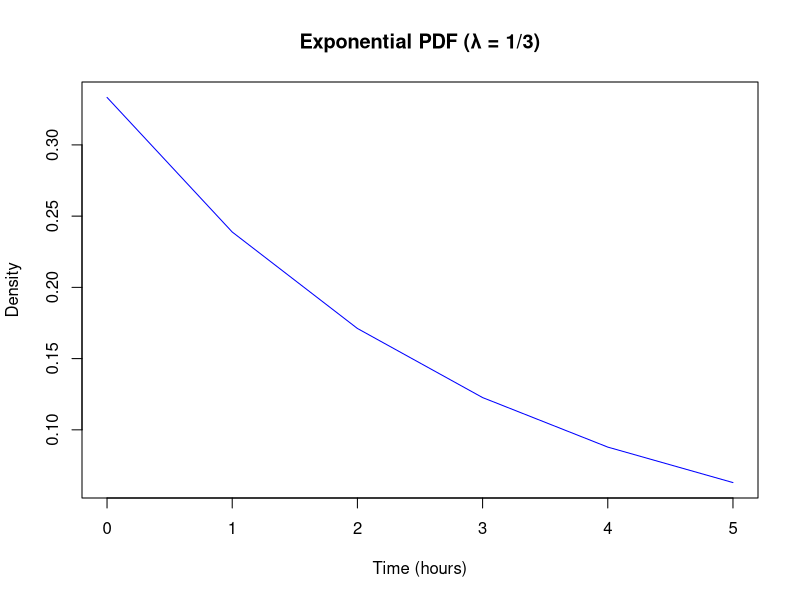
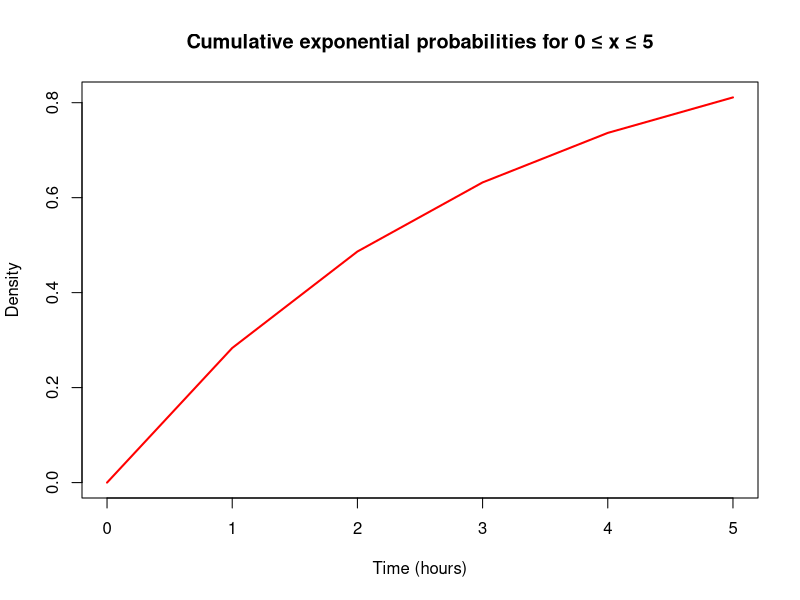
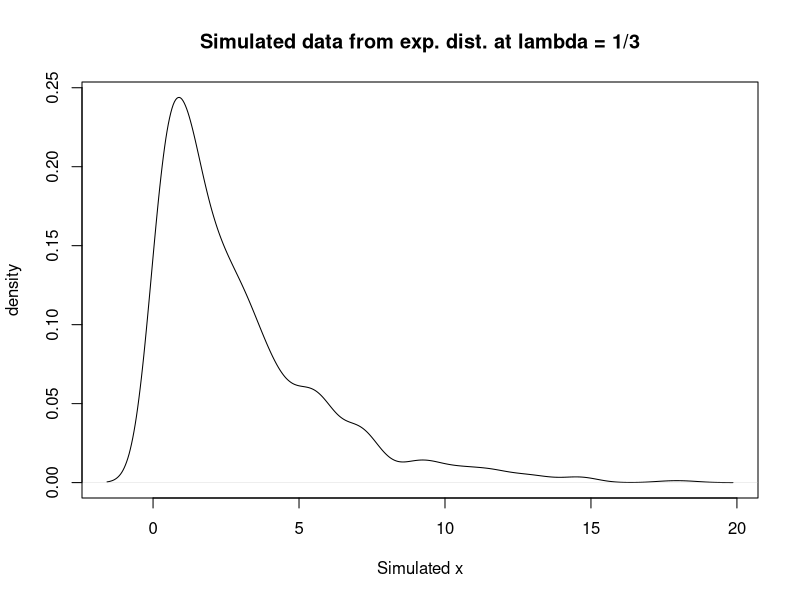
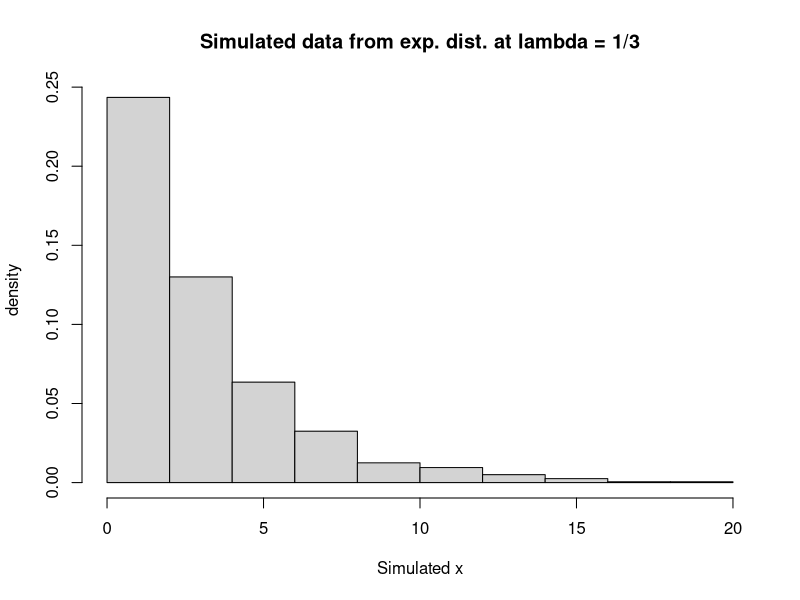

The R source for these figures, in order:
# Ques 1 Uniform Distribution
#a) P(X>45)
p_more_45 = 1 - punif(45, min = 0, max = 60)
# OR p_more_45 = punif(45, min = 0, max = 60, lower.tail = FALSE)

cat("P(X > 45):", p_more_45, "\n")

#b) (20<X<30)
p_in_20_30 = punif(30, min=0, max = 60) - punif(20, min=0, max=60)
cat("P(20 < X < 30):", p_in_20_30, "\n")

# Ques 2 : Exponential lambda = 1/3
#a) Value of density at x=4x=4
p_val_density = dexp(4, 1/3)
cat("Value of density function at x = 4:", p_more_45, "\n")

#b) PDF for 0≤x≤50≤x≤5
x_vals <- seq(0, 5)
pdf_vals <- dexp(x_vals, rate = 1/3)


plot(x_vals, pdf_vals, type = "l", 
     col = "blue",
     main = "Exponential PDF (λ = 1/3)", 
     xlab = "Time (hours)",
     ylab = "Density")

#c) p(x <= 3)
p_less_3 = pexp(3, 1/3)
cat("P(X ≤ 3):", p_less_3, "\n")


#d) Plot CDF
x_vals_3 <- seq(0, 5)
cumultative_vals <- pexp(x_vals_3, rate = 1/3)

plot(x_vals_3, cumultative_vals, type = "l", 
     col = "red", lwd = 2,
     main = "Cumulative exponential probabilities for 0 ≤ x ≤ 5", 
     xlab = "Time (hours)", ylab = "Density")

#e) Simulate 1000
n <- 1000
x_sim <- rexp(n, rate = 1/3) # rexp used to generate sample from exponetial distribution. 

plot(density(x_sim), xlab = "Simulated x", ylab = "density", 
     main = "Simulated data from exp. dist. at lambda = 1/3")

hist(x_sim, probability=TRUE, xlab = "Simulated x", ylab = "density", 
     main = "Simulated data from exp. dist. at lambda = 1/3")

# Ques 3 Gamma Distribution 
alpha = 2
beta = 1/4

#a) P(X≥1)
p_at_least_1 = 1 - pgamma(1, shape = alpha, rate = beta)
# OR  p_at_least_1 = pgamma(1, shape = alpha, rate = beta, lower.tail = FALSE)
cat("P(X ≥ 1):", p_at_least_1, "\n")

#b) inverse cdf, P(X≤c)=0.70
c_value <- qgamma(0.70, shape = alpha, rate = beta)
cat("Value of c for P(X ≤ c) ≥ 0.70:", c_value, "\n")

c_value2 = 0
while (pgamma(c_value2, shape = alpha, rate = beta) < 0.70) {
  c_value2 <- c_value2 + 0.000001  
}
cat("Value of c for P(X ≤ c) ≥ 0.70 (Using loop):", c_value2, "\n")




